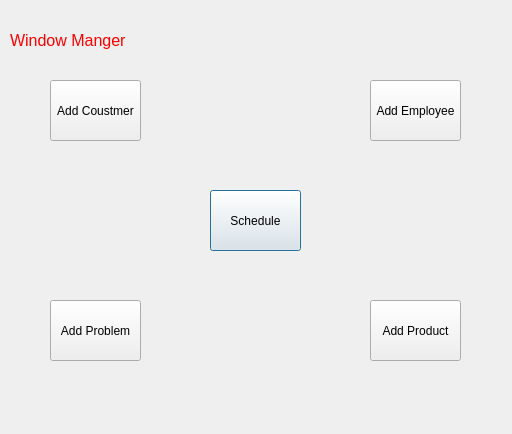
<?xml version="1.0" encoding="UTF-8"?>
<ui version="4.0">
 <class>Manger_Window</class>
 <widget class="QDialog" name="Manger_Window">
  <property name="geometry">
   <rect>
    <x>0</x>
    <y>0</y>
    <width>512</width>
    <height>434</height>
   </rect>
  </property>
  <property name="windowTitle">
   <string>Dialog</string>
  </property>
  <widget class="QPushButton" name="schedule">
   <property name="geometry">
    <rect>
     <x>210</x>
     <y>190</y>
     <width>91</width>
     <height>61</height>
    </rect>
   </property>
   <property name="text">
    <string>Schedule</string>
   </property>
  </widget>
  <widget class="QPushButton" name="addcoustmer">
   <property name="geometry">
    <rect>
     <x>50</x>
     <y>80</y>
     <width>91</width>
     <height>61</height>
    </rect>
   </property>
   <property name="text">
    <string>Add Coustmer</string>
   </property>
  </widget>
  <widget class="QPushButton" name="addproblem">
   <property name="geometry">
    <rect>
     <x>50</x>
     <y>300</y>
     <width>91</width>
     <height>61</height>
    </rect>
   </property>
   <property name="text">
    <string>Add Problem</string>
   </property>
  </widget>
  <widget class="QPushButton" name="addproduct">
   <property name="geometry">
    <rect>
     <x>370</x>
     <y>300</y>
     <width>91</width>
     <height>61</height>
    </rect>
   </property>
   <property name="text">
    <string>Add Product</string>
   </property>
  </widget>
  <widget class="QPushButton" name="addemployee">
   <property name="geometry">
    <rect>
     <x>370</x>
     <y>80</y>
     <width>91</width>
     <height>61</height>
    </rect>
   </property>
   <property name="text">
    <string>Add Employee</string>
   </property>
  </widget>
  <widget class="QLabel" name="label">
   <property name="geometry">
    <rect>
     <x>10</x>
     <y>10</y>
     <width>181</width>
     <height>61</height>
    </rect>
   </property>
   <property name="text">
    <string>&lt;html&gt;&lt;head/&gt;&lt;body&gt;&lt;p&gt;&lt;span style=&quot; font-size:12pt; color:#ff0000;&quot;&gt;       Window Manger&lt;/span&gt;&lt;/p&gt;&lt;/body&gt;&lt;/html&gt;</string>
   </property>
  </widget>
 </widget>
 <resources/>
 <connections/>
</ui>
